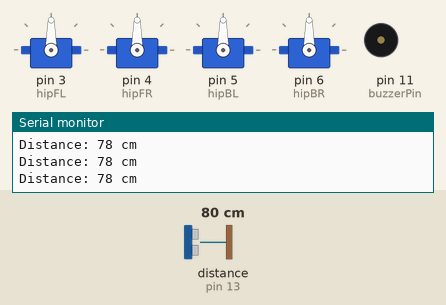
Bench run of a sketch on a simulated Arduino Uno, built with avr-gcc and run on an emulated ATmega328P. Shown: 4 × servo, buzzer (waves = sounding, pin HIGH), the last lines printed to the serial monitor. Wiring (inferred from the names in the program): ultrasonic range finder: trigger pin 12; echo pin 13. Inputs (shaded band) come from the test bench; at power-on: distance to the obstacle (sensor on pin 13) 80 cm. The echo pulse lasts 58.3 µs per cm; pins used as bus, display or sensor lines are not drawn.

Above: at 1.7 s.
1.8 s: distance to the obstacle (sensor on pin 13) set to 23 cm
3.3 s: distance to the obstacle (sensor on pin 13) set to 18 cm
At 3.66 s:
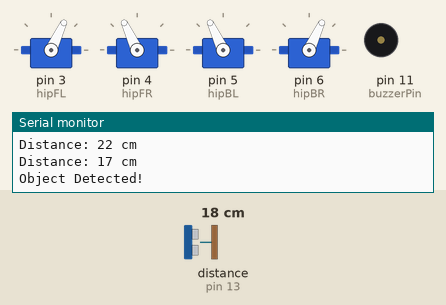
6.3 s: distance to the obstacle (sensor on pin 13) set to 5 cm
9.3 s: distance to the obstacle (sensor on pin 13) set to 2 cm
At 9.3 s:
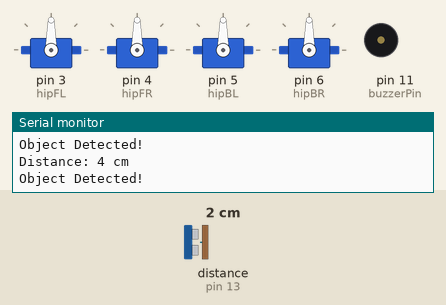
10.8 s: distance to the obstacle (sensor on pin 13) set to 4 cm
At 11.52 s:
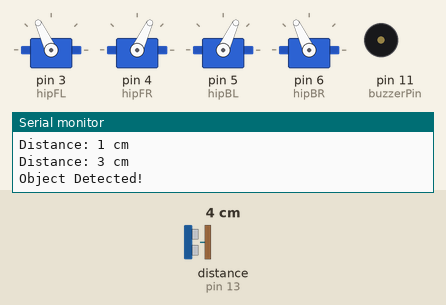
Timing chart, 0 to 14.8 s (numbered marks = the images above; inputs shaded):
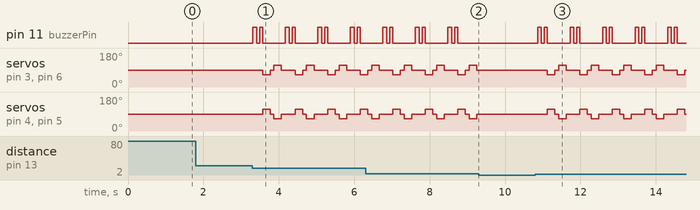

Measured:
- the behaviour switches between 21 and 20 cm on distance to the obstacle (sensor on pin 13) (found by bisection; images 0 and 1)
- the behaviour switches between 4 and 3 cm on distance to the obstacle (sensor on pin 13) (found by bisection; images 1 and 2)
- after the input at 3.3 s, pin 11 (buzzerPin): LOW → HIGH at once, then repeats every 0.86 s: LOW 0.08 s, HIGH 0.08 s, LOW 0.60 s, HIGH 0.10 s; servo on pin 3 (hipFL): 90° → 65° after 0.27 s, then repeats every 0.86 s: 90° 0.10 s, 115° 0.20 s, 90° 0.36 s, 65° 0.20 s
- after the input at 9.3 s, pin 11 (buzzerPin): stops changing and stays LOW; servo on pin 3 (hipFL), servo on pin 4 (hipFR), servo on pin 5 (hipBL), servo on pin 6 (hipBR): stops changing and stays 90°
- after the input at 10.8 s, pin 11 (buzzerPin): LOW → HIGH after 0.06 s, then repeats every 0.86 s: LOW 0.08 s, HIGH 0.08 s, LOW 0.60 s, HIGH 0.10 s; servo on pin 3 (hipFL): 90° → 65° after 0.32 s, then repeats every 0.86 s: 90° 0.10 s, 115° 0.20 s, 90° 0.36 s, 65° 0.20 s

The sketch:

MainIndex.ino
```cpp
#include <Servo.h>

// === Servo motor objects ===
Servo hipFL;  // Front Left
Servo hipFR;  // Front Right
Servo hipBL;  // Back Left
Servo hipBR;  // Back Right

// === Pin Definitions ===
#define trigPin 12
#define echoPin 13
#define buzzerPin 11

// === Variables ===
long duration;
int distance;

void setup() {
  Serial.begin(9600);

  // Attach servo pins
  hipFL.attach(3);
  hipFR.attach(4);
  hipBL.attach(5);
  hipBR.attach(6);

  // Ultrasonic pins
  pinMode(trigPin, OUTPUT);
  pinMode(echoPin, INPUT);

  // Buzzer pin
  pinMode(buzzerPin, OUTPUT);

  // Initial neutral position
  neutralPose();
  delay(500);
  Serial.println("System Ready!");
}

void loop() {
  distance = getDistance();

  Serial.print("Distance: ");
  Serial.print(distance);
  Serial.println(" cm");

  if (distance > 2 && distance < 20) {
    // Object detected within 20 cm
    Serial.println("Object Detected!");
    meow();
    moveCatFast();
  } else {
    neutralPose();  // No object
  }

  delay(100);
}

// === Measure Distance ===
int getDistance() {
  digitalWrite(trigPin, LOW);
  delayMicroseconds(2);
  digitalWrite(trigPin, HIGH);
  delayMicroseconds(10);
  digitalWrite(trigPin, LOW);

  duration = pulseIn(echoPin, HIGH, 30000); // Timeout 30ms
  if (duration == 0) return 999; // No reading (too far)

  int dist = duration * 0.034 / 2;
  return dist;
}

// === Neutral Pose ===
void neutralPose() {
  hipFL.write(90);
  hipFR.write(90);
  hipBL.write(90);
  hipBR.write(90);
}

// === Cat Movement ===
void moveCatFast() {
  hipFL.write(65);
  hipBR.write(65);
  hipFR.write(115);
  hipBL.write(115);
  delay(200);

  neutralPose();
  delay(100);

  hipFR.write(65);
  hipBL.write(65);
  hipFL.write(115);
  hipBR.write(115);
  delay(200);

  neutralPose();
}

// === Meow Sound ===
void meow() {
  digitalWrite(buzzerPin, HIGH);
  delay(100);
  digitalWrite(buzzerPin, LOW);
  delay(80);
  digitalWrite(buzzerPin, HIGH);
  delay(80);
  digitalWrite(buzzerPin, LOW);
}
```
